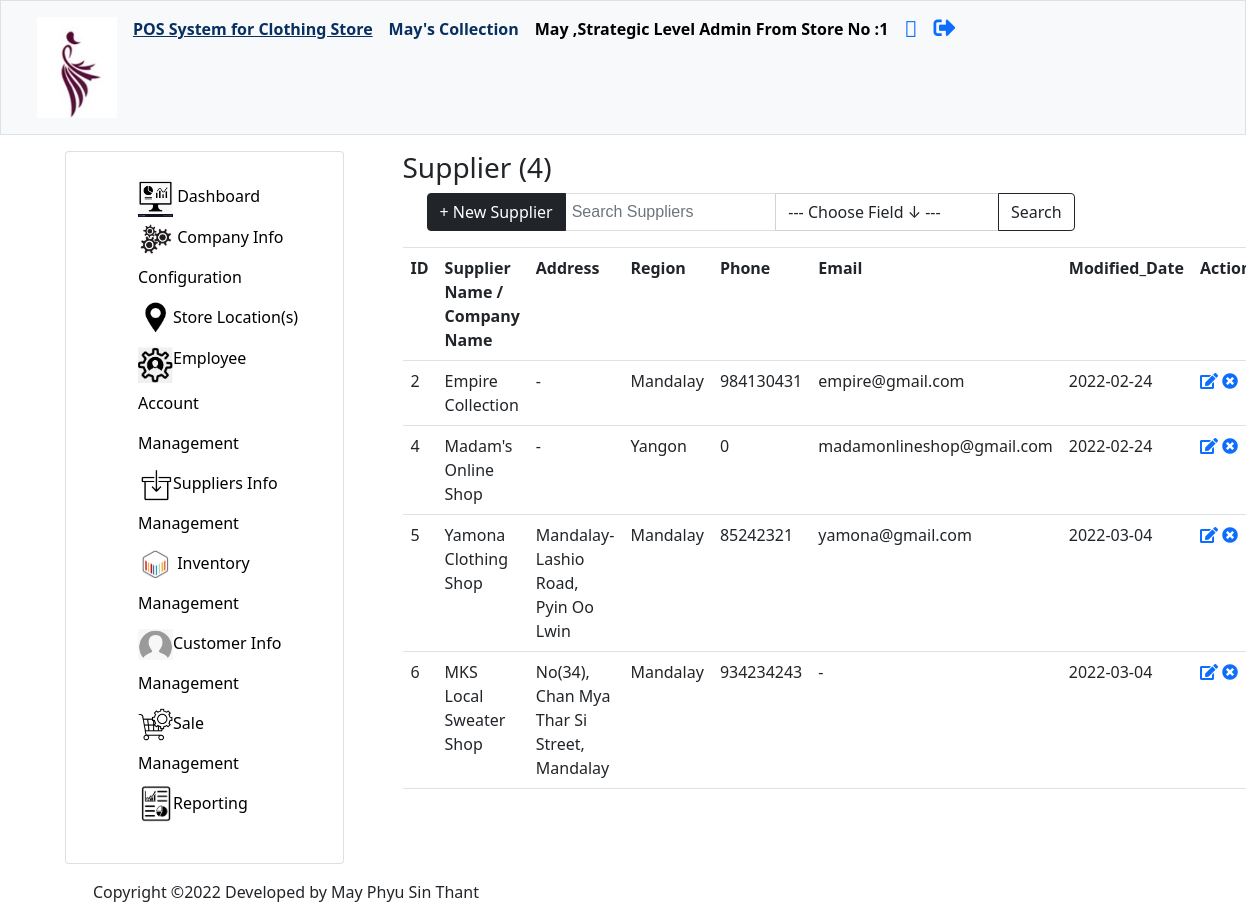
Page /view-supplier-mgmt.php (signed in) on the committed database.
### tables this page shows
CREATE TABLE `companyinfo` (
  `ID` int(11) NOT NULL COMMENT 'ID',
  `companyName` varchar(255) NOT NULL COMMENT 'Company/Organization who is using this POS System',
  `logo` varchar(255) DEFAULT NULL COMMENT 'Business Owners'' can set Company Logo'
);

CREATE TABLE `employee` (
  `employeeID` int(11) NOT NULL COMMENT 'Employee ID',
  `employeeName` varchar(255) NOT NULL COMMENT 'Employee Name',
  `password` varchar(255) NOT NULL COMMENT 'Hashed Password',
  `profileImage` varchar(255) DEFAULT NULL COMMENT 'Profile Photo',
  `address` varchar(255) DEFAULT NULL COMMENT 'Employee''s Address',
  `phone` int(11) NOT NULL COMMENT 'Employee''s Phone Number',
  `email` varchar(255) NOT NULL COMMENT 'Email',
  `position` varchar(255) NOT NULL COMMENT 'Positions such as cashier, marketing leader, CEO, CFO, etc.',
  `level` varchar(255) NOT NULL COMMENT 'Operational, Tactical & Strategic Levels',
  `storeNo` int(11) NOT NULL COMMENT 'Store Number when organization has multiple branches',
  `remark` varchar(255) NOT NULL COMMENT 'Set Remark - Active or Inactive'
);

CREATE TABLE `supplier` (
  `supplierID` int(11) NOT NULL COMMENT 'Supplier ID',
  `supplierName` varchar(255) NOT NULL COMMENT 'Supplier Name or Supplier''s Company Name',
  `address` varchar(255) DEFAULT NULL COMMENT 'Supplier''s Company / Office Address',
  `region` varchar(255) DEFAULT NULL COMMENT 'Region',
  `phone` int(11) DEFAULT NULL COMMENT 'Supplier''s Phone Number',
  `email` varchar(255) DEFAULT NULL COMMENT 'Supplier''s Email',
  `modifiedDate` date NOT NULL COMMENT 'The Date when the data is modified'
);

### view-supplier-mgmt.php (the view, shortened to what this page needs)
<?php
    include("admin/conf/config.php");
?>
<!DOCTYPE html>
<html>
    <head>
        <link rel = "stylesheet" href = "css/style.css">
        <link href="https://cdn.jsdelivr.net/npm/bootstrap@5.0.2/dist/css/bootstrap.min.css" rel="stylesheet">    </head>
        <link rel="stylesheet" href="https://cdn.jsdelivr.net/npm/bootstrap@4.6.1/dist/css/bootstrap.min.css">
         <?php
        include("header-navigation.php");
        ?>
    </head>
    <body>
        <section class = "container mx-auto">
        <div class = "row mx-0 px-0 ">
        <?php
        include("sidebar.php"); ?>
        <main class = "col-lg-8 col-md-8 col-sm-12 col-xs-12 my-0 py-3 mx-auto px-auto ">
            <h3>Supplier  (<?php
                $results = "SELECT COUNT(supplierID) FROM `supplier` ";
                $count = $conn->query( $results);
                $number_of_rows = $count->fetchColumn();
                    echo $number_of_rows;
                ?>)
            </h3>
            <table class= "table table-border table-hover table-responsive-sm">
                <tr>
                    <th>ID </th>
                    <th>Supplier Name / Company Name  </th>
                    <th>Address</th>
                    <th>Region </th>
                    <th>Phone </th>
                    <th>Email</th>
                    <th>Modified_Date </th>
                    <th>Action </th>
                </tr>
                <?php
                    $result = "SELECT * FROM `supplier`";
                    $rows = $conn->query($result);
                    include("searchSupplier.php");
                    foreach( $rows as $row ) {
                ?>
                <tr>
                    <td><?php echo $row['supplierID']?></td>
                    <td><?php echo $row['supplierName']?></td>
                    <td><?php echo $row['address']?></td>
                    <td><?php echo $row['region']?></td>
                    <td><?php echo $row['phone']?></td>
                    <td><?php echo $row['email']?></td>
                    <td><?php echo $row['modifiedDate']?></td>
                    <td>
                        <a href = "edit-supplier.php?supplierID=<?php echo $row['supplierID']?>
                        &supplierName=<?php echo $row['supplierName'] ?>
                        &address=<?php echo $row['address']?>
                        &region=<?php echo $row['region']?>
                        &phone=<?php echo $row['phone']?>
                        &email=<?php echo $row['email']?> " >
	                   <i class="fas fa-edit"></i></a>
                       <a href = "del-supplier.php?supplierID=<?php echo $row['supplierID']  ?>"
                         class="del " onClick="return confirm('Are you sure to permanantly delete this supplier information ?')">
	                    <i class="fas fa-times-circle fas "></i></a>
                    </td>
                </tr>
            <?php } ?>
            </table>
        </main>
    </body>
    <footer class = "container mx-3">
            <p>Copyright  ©2022 Developed by May Phyu Sin Thant </p>
    </footer>

### header-navigation.php (shortened to what this page needs)
<?php
    include("admin/conf/config.php");
?>
<!DOCTYPE html>
<html>
    <head>
        <link href="https://cdn.jsdelivr.net/npm/bootstrap@5.0.2/dist/css/bootstrap.min.css" rel="stylesheet">    </head>
        <link rel="stylesheet" href="https://pro.fontawesome.com/releases/v5.10.0/css/all.css"/>
    <body>
        <nav class="navbar navbar-expand-lg  navbar-expand-md  bg-light sticky-top border" id = "sidebar-wrapper">
            <div class="container-fluid">
                <div class="collapse navbar-collapse" id="navbarNavAltMarkup">
                    <div class="navbar-nav">
                        <a class="nav-link" href="dashboard.php"  aria-current="page" >
                            <?php if(isset($_SESSION['auth'])) {
                                $results = "SELECT * FROM `companyinfo` ";
                                $companyInfo = $conn->query( $results);
                                foreach( $companyInfo as $row ) {
                                    $companyName = $row['companyName'];
                                } ?>
                            <img src="imgs/<?php echo $row['logo'] ?>"  width="80" >
                        </a>
                        <a class="nav-link" href="dashboard.php"  aria-current="page" style = "color : #072F5F; text-decoration: underline;"><b>POS System for Clothing Store</b></a>
                        <a class="nav-link" href="dashboard.php"  aria-current="page" style = "color : #072F5F;">
                            <b><?php
                               if(isset($row)) {
                                    echo $companyName;
                                }
                            }?></b>
                        </a>
                        <b><a class="nav-link" href="#" style = "color : black;">
                        <?php if(isset($_SESSION['auth'])) {
                                $email = $_SESSION['email'];
                                $results = "SELECT * FROM `employee` WHERE email = '$email' ";
                                $employeeInfo = $conn->query( $results);
                                foreach( $employeeInfo as $row ) {
                                    $name = $row['employeeName'];
                                    $level = $row['level'];
                                    $store = $row['storeNo'];
                                }
                                if(isset($row)) { ?>
                                <?php
                                    echo $name.'  '.',';
                                    echo $level.' Level Admin';
                                    echo '  From Store No :'.$store;
                                }
                            }?> </a> </b>
                        <a class = "nav-link" href = "view-profile.php"><i class="fad fa-id-card" style = "font-size: 22px;"></i></a>
                       <a class = "nav-link" href = "logout.php"><i class="fas fa-sign-out-alt" style = "font-size: 22px;"></i></a>
                    </div>
                </div>
            </div>
        </nav>
    </body>
</html>

### css/style.css (style rules this page uses)
nav, main { height: auto; }
main { flex-grow: 3; }

### rows in the picture
companyinfo: logo (picture), companyName "May's Collection"
employee: employeeName "May", level "Strategic", storeNo "1"
supplier: supplierID "2", supplierName "Empire Collection", address "-", region "Mandalay", phone "984130431", email "empire@gmail.com", modifiedDate "2022-02-24"
supplier: supplierID "4", supplierName "Madam's Online Shop", address "-", region "Yangon", phone "0", email "madamonlineshop@gmail.com", modifiedDate "2022-02-24"
supplier: supplierID "5", supplierName "Yamona Clothing Shop", address "Mandalay-Lashio Road, Pyin Oo Lwin", region "Mandalay", phone "85242321", email "yamona@gmail.com", modifiedDate "2022-03-04"
supplier: supplierID "6", supplierName "MKS Local Sweater Shop", address "No(34), Chan Mya Thar Si Street, Mandalay", region "Mandalay", phone "934234243", email "-", modifiedDate "2022-03-04"

### other values in the picture
$number_of_rows "4"
